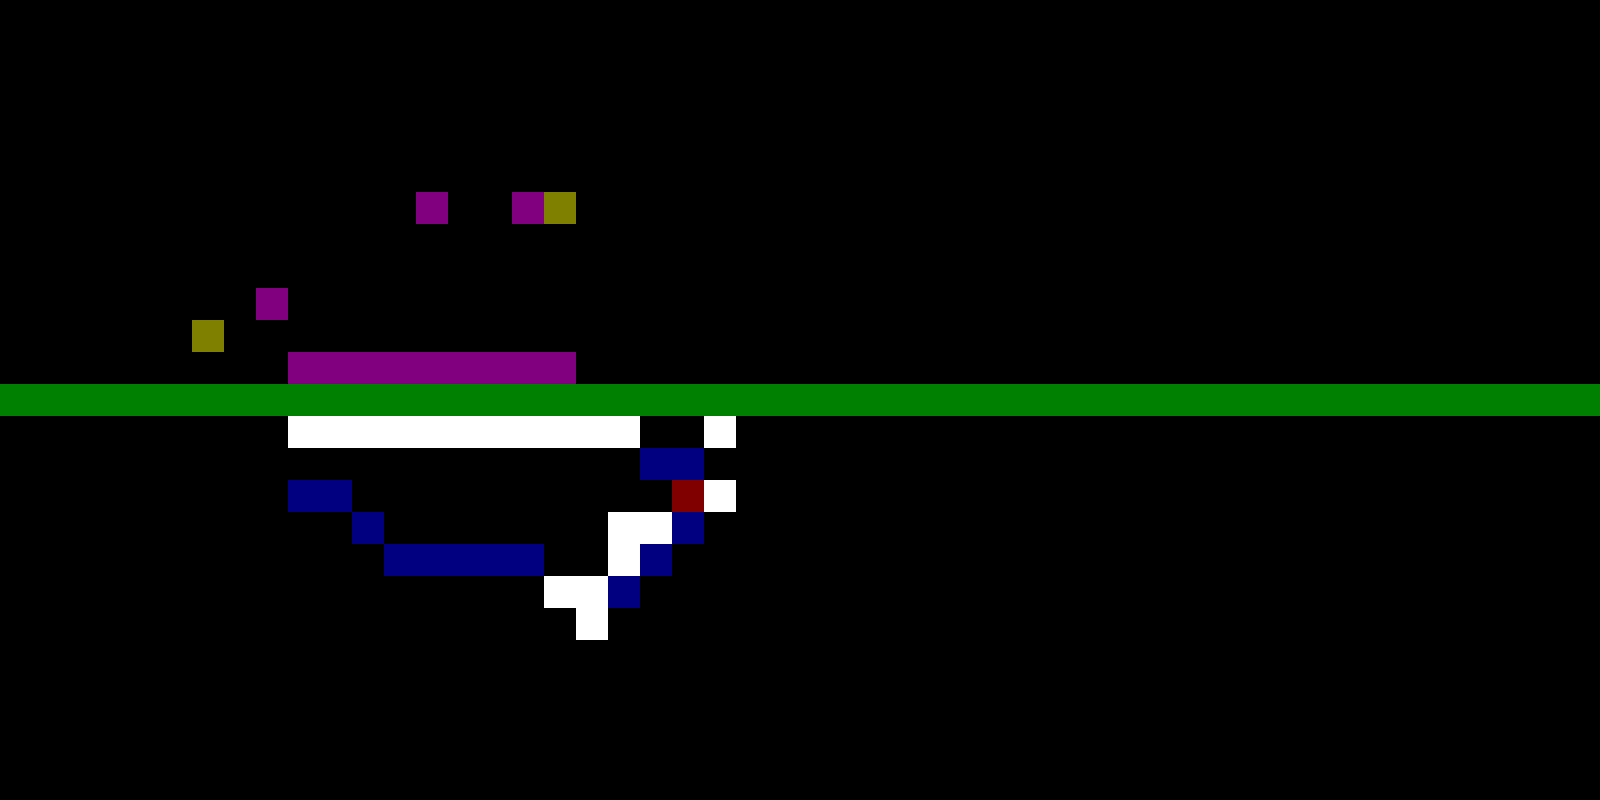

A level layout from a 2D game, rendered from its tile map. Below: a short description, then the map file with tile-grid data replaced by summaries:
An orthogonal 50x25 tile map with 32x32 px tiles, 6 tile layers (whiteStones, blackStones, whiteSpikes, blackSpikes, ...) and 1 object.

<map version="1.0" orientation="orthogonal" width="50" height="25" tilewidth="32" tileheight="32">
 <tileset firstgid="1" name="tileset" tilewidth="32" tileheight="32">
  <image source="tileset.png" width="640" height="640" />
 </tileset>
 <layer name="whiteStones" width="50" height="25">
  <data>[1250 cells, 13 non-empty, 2 distinct tile ids]</data>
 </layer>
 <layer name="blackStones" width="50" height="25">
  <data>[1250 cells, 2 non-empty, 2 distinct tile ids]</data>
 </layer>
 <layer name="whiteSpikes" width="50" height="25">
  <data>[1250 cells, 19 non-empty, 1 distinct tile ids]</data>
 </layer>
 <layer name="blackSpikes" width="50" height="25">
  <data>[1250 cells, 12 non-empty, 1 distinct tile ids]</data>
 </layer>
 <layer name="split" width="50" height="25">
  <data>[1250 cells, 50 non-empty, 1 distinct tile ids]</data>
 </layer>
 <objectgroup name="player" width="50" height="25">
  <object x="16" y="50">
   <ellipse />
  </object>
 </objectgroup>
 <layer name="crystal" width="50" height="25">
  <data>[1250 cells, 1 non-empty, 1 distinct tile ids]</data>
 </layer>
</map>
